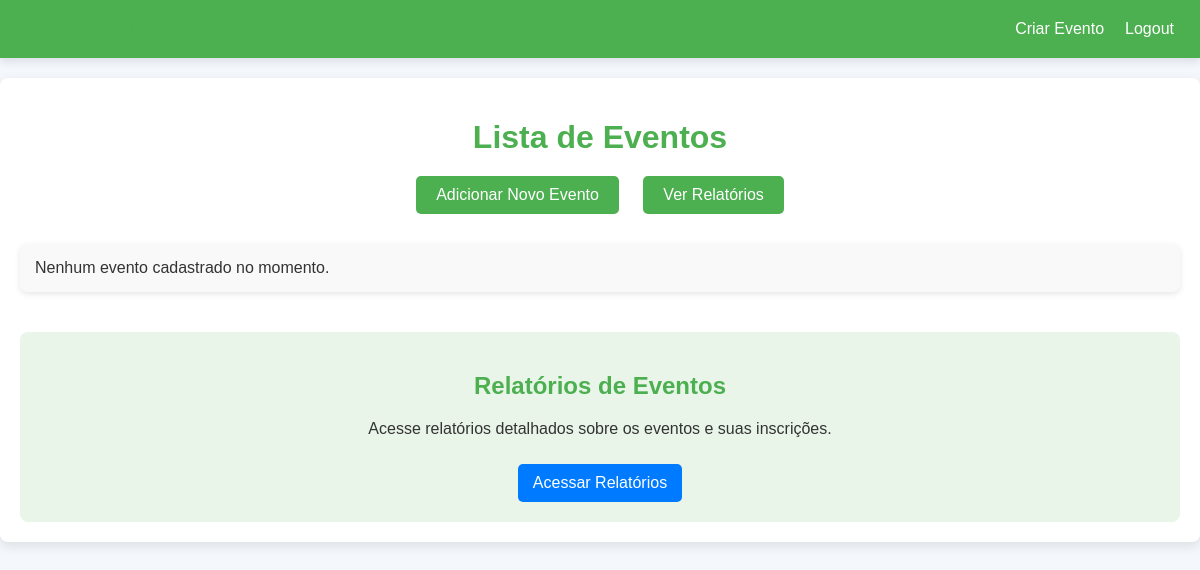
/events/ (signed in), run on an earlier commit of the app's database.
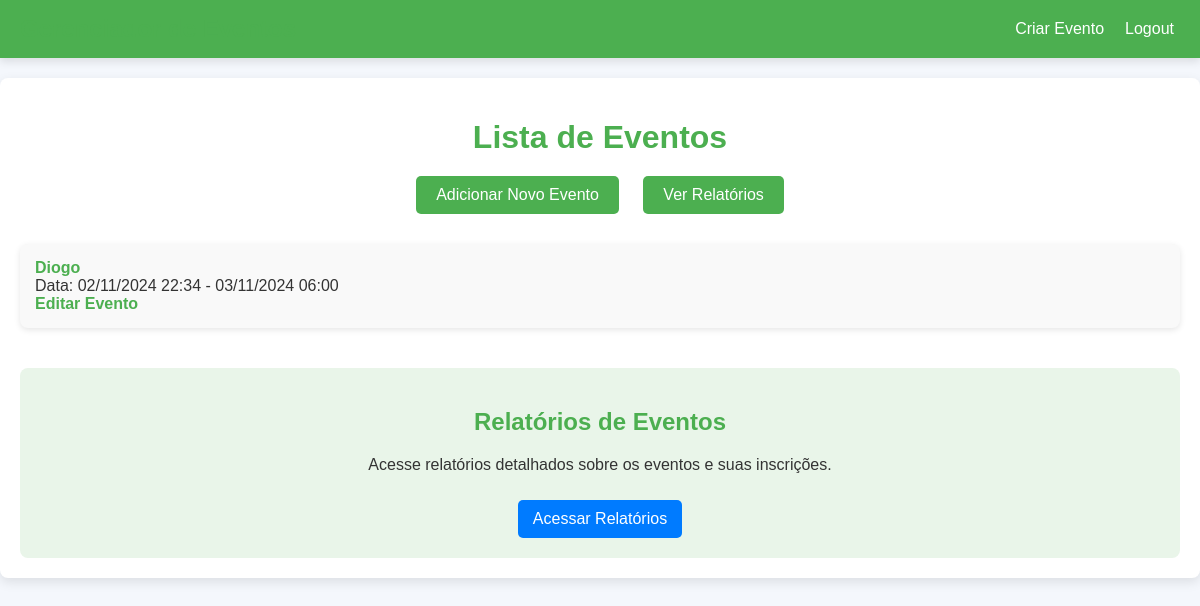
And on a later commit of the database.
### events/models.py (models this page shows, shortened)
class Evento(models.Model):
    nome = models.CharField(max_length=200)
    descricao = models.TextField()
    data_inicio = models.DateTimeField()
    data_fim = models.DateTimeField()
    local = models.CharField(max_length=255)
    organizador = models.ForeignKey(User, on_delete=models.CASCADE, default=1)
    class Meta:
        verbose_name = 'Evento'
        verbose_name_plural = 'Eventos'
        ordering = ['data_inicio']

### events/views.py (the view)
# urls.py: path('', lista_eventos, name='lista_eventos'),
@login_required
def lista_eventos(request):
    eventos = Evento.objects.filter(organizador=request.user)
    return render(request, 'events/lista_eventos.html', {'eventos': eventos})

### events/templates/events/lista_eventos.html (shortened to what this page needs)
<!DOCTYPE html>
<html lang="pt-br">
<head>
</head>
<body>
    <div class="navbar">
        <h1>Gerenciador de Eventos</h1>
        <div class="auth-actions">
            <a href="{% url 'create_event' %}">Criar Evento</a>
            {% if user.is_authenticated %}
            <form action="{% url 'logout' %}" method="post" style="display: inline;">
                <button type="submit">Logout</button>
            </form>
            {% else %}
            <a href="{% url 'login' %}">Login</a>
            {% endif %}
        </div>
    </div>
    <div class="container">
        <h1>Lista de Eventos</h1>
        <div class="buttons">
            <a href="{% url 'create_event' %}">Adicionar Novo Evento</a>
            <a href="{% url 'relatorio_inscricoes' %}">Ver Relatórios</a>
        </div>
        <ul class="event-list">
            {% for evento in eventos %}
            <li>
                <a href="{% url 'detalhes_evento' evento.id %}">{{ evento.nome }}</a> <br>
                Data: {{ evento.data_inicio|date:"d/m/Y H:i" }} - {{ evento.data_fim|date:"d/m/Y H:i" }} <br>
                <a href="{% url 'edit_event' evento_id=evento.id %}">Editar Evento</a>
            </li>
            {% empty %}
            <li>Nenhum evento cadastrado no momento.</li>
            {% endfor %}
        </ul>
        <div class="report-section">
            <h2>Relatórios de Eventos</h2>
            <p>Acesse relatórios detalhados sobre os eventos e suas inscrições.</p>
            {% if user.is_authenticated and user.is_superuser %}
            <a href="{% url 'relatorio_inscricoes' %}">Acessar Relatórios</a>
            {% endif %}
        </div>
    </div>
</body>
</html>

What changed in the data, as far as the page shows it:
added Evento: nome "Diogo", data_inicio "02/11/2024 22:34", data_fim "03/11/2024 06:00"
Also different on the page:
text no longer shown: "Nenhum evento cadastrado no momento."
